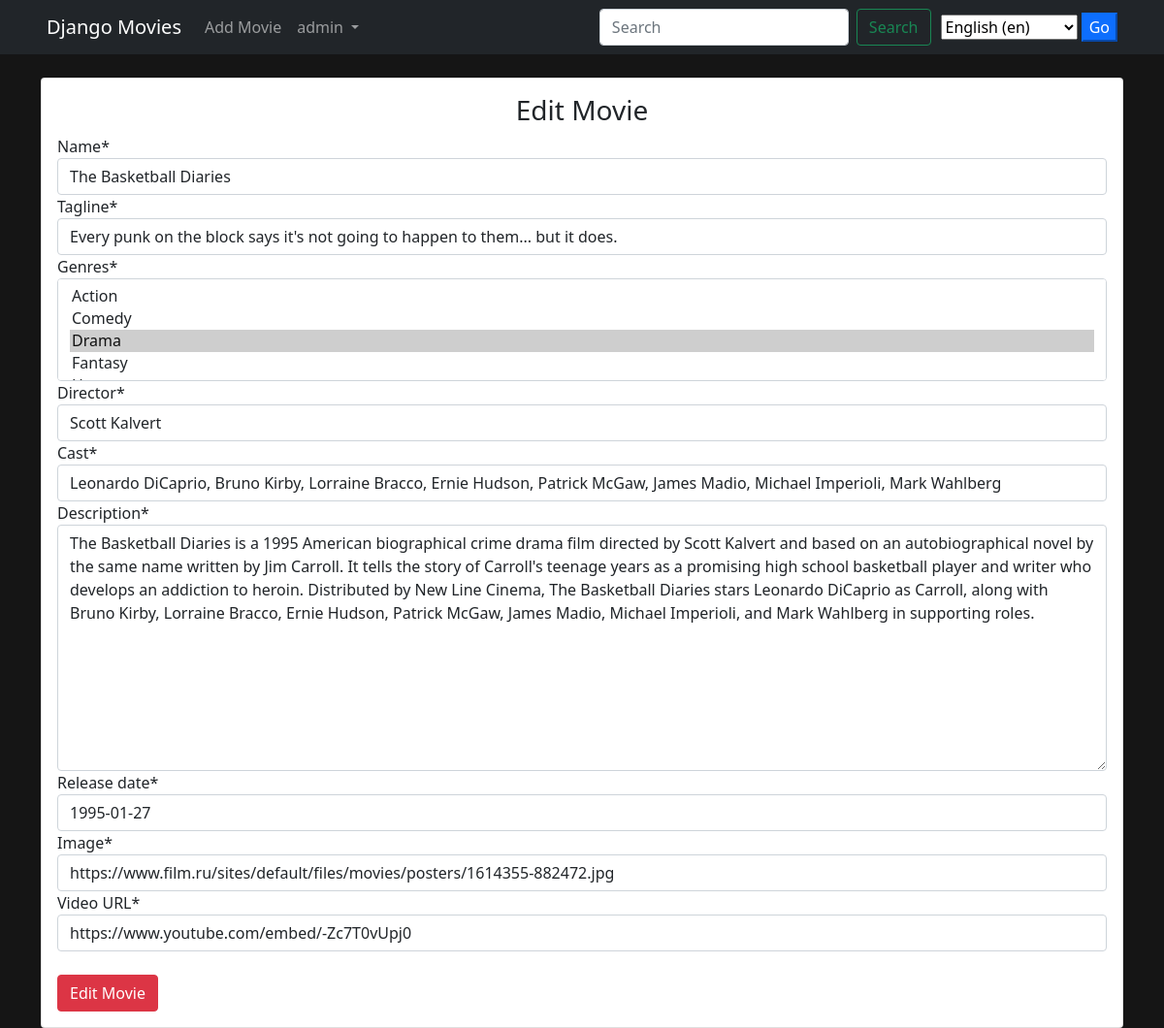
The page /en/editmovie/5 (signed in) on the database its author committed.
### main/models.py (models this page shows, shortened)
class Movie(models.Model):
    name = models.CharField(max_length=300)
    tagline = models.CharField(max_length=300, default='')
    genres = models.ManyToManyField(Genre)
    director = models.CharField(max_length=300)
    cast = models.CharField(max_length=800)
    description = models.TextField(max_length=5000)
    release_date = models.DateField()
    average_rating = models.FloatField(default=0)
    image = models.URLField(default=None, null=True)
    video_url = models.URLField('Video URL', default=None, null=True)

class Genre(models.Model):
    name = models.CharField(max_length=150)
    description = models.TextField()
    def __str__(self):
        return self.name

### main/views.py (the view, shortened to what this page needs)
# urls.py: path('editmovie/<int:id>', views.EditMovieView.as_view(), name='edit_movie'),
class EditMovieView(View):
    def get(self, request, id):
        if request.user.is_authenticated:
            if request.user.is_superuser:
                movie = Movie.objects.get(id=id)
                form = MovieForm(instance=movie)
                return render(request, 'main/addmovie.html', {'form': form, 'controller': 'Edit Movie'})
            else:
                return redirect('main:home')
        else:
            return redirect('accounts:login')

### main/forms.py
class MovieForm(forms.ModelForm):
    class Meta:
        model = Movie
        fields = ('name', 'tagline','genres', 'director', 'cast', 'description', 'release_date', 'image', 'video_url')

### main/templates/main/addmovie.html (shortened to what this page needs)
{% extends 'main/base.html' %}
{% load crispy_forms_tags %}
{% block content %}
<div class="container">
    <div class="card mt-4">
        <div class="card-body">
            <h3 class="text-center">{{ controller }}</h3>
            <form action="" method="POST">
                {{ form | crispy }}
                <input type="submit" value="{{ controller }}" class="btn btn-danger mt-4">
            </form>
        </div>
    </div>
</div>
{% endblock content %}

### main/templates/main/base.html (shortened to what this page needs)
<!doctype html>
{% load i18n %}
<html lang="en">
	<head>
		<link href="https://cdn.jsdelivr.net/npm/bootstrap@5.0.1/dist/css/bootstrap.min.css" rel="stylesheet">
		{% load static %}
		<link rel="stylesheet" href="{% static 'css/main.css' %}">
	</head>
	<body>
		<nav class="navbar navbar-expand-lg navbar-dark bg-dark text-white">
			<div class="container-fluid px-5">
				<a class="navbar-brand" href="{% url 'main:home' %}">Django Movies</a>
				<div class="collapse navbar-collapse" id="navbarSupportedContent">
					<ul class="navbar-nav me-auto mb-2 mb-lg-0">
						{% if user.is_superuser %}
						<li class="nav-item">
							<a class="nav-link" href="{% url 'main:add_movie' %}">{% translate 'Add Movie' %}</a>
						</li>
						{% endif %}
						{% if user.is_authenticated %}
						<li class="nav-item dropdown">
							<a class="nav-link dropdown-toggle" href="#" id="navbarDropdown" role="button" data-bs-toggle="dropdown" aria-expanded="false">
							{{ user.username }}
							</a>
						</li>
						{% endif %}
					</ul>
					<form action="{% url 'main:home' %}" method="GET" class="d-flex">
						<input class="form-control me-2" type="search" placeholder="Search" aria-label="Search" name="title">
						<button class="btn btn-outline-success" type="submit" class="mx-5">{% translate 'Search' %}</button>
					</form>
					<form action="{% url 'set_language' %}" method="post" style="margin-left: 10px;">{% csrf_token %}
						<select name="language">
								{% get_current_language as LANGUAGE_CODE %}
								{% get_available_languages as LANGUAGES %}
								{% get_language_info_list for LANGUAGES as languages %}
								{% for language in languages %}
										<option value="{{ language.code }}"{% if language.code == LANGUAGE_CODE %}
														selected{% endif %}>
												{{ language.name_local }} ({{ language.code }})
										</option>
								{% endfor %}
						</select>
						<input type="submit" value="Go" class="btn-primary">
				</form>
				</div>
			</div>
		</nav>
		{% block content %}
		{% endblock content %}
	</body>
</html>

### main/static/css/main.css (style rules this page uses)
body { background-color: #151515; }

### rows shown on the page
Movie: name "The Basketball Diaries", tagline "Every punk on the block says it's not going to happen to them... but it does.", director "Scott Kalvert", cast "Leonardo DiCaprio, Bruno Kirby, Lorraine Bracco, Ernie Hudson, Patrick McGaw, James Madio, Michael Imperioli, Mark Wahlberg", description "The Basketball Diaries is a 1995 American biographical crime drama film directed by Scott Kalvert and based on an autobiographical novel by the same name written by Jim Carroll. It tells the story of Carroll's teenage years as a promising high school basketball player and writer who develops an addiction to heroin. Distributed by New Line Cinema, The Basketball Diaries stars Leonardo DiCaprio as Carroll, along with Bruno Kirby, Lorraine Bracco, Ernie Hudson, Patrick McGaw, James Madio, Michael Imperioli, and Mark Wahlberg in supporting roles.", release_date "1995-01-27", image "https://www.film.ru/sites/default/files/movies/posters/1614355-882472.jpg", video_url "https://www.youtube.com/embed/-Zc7T0vUpj0"

### other values the page prints
{{ user.username }} "admin"
{{ controller }} "Edit Movie"
form field language "English (en)"
